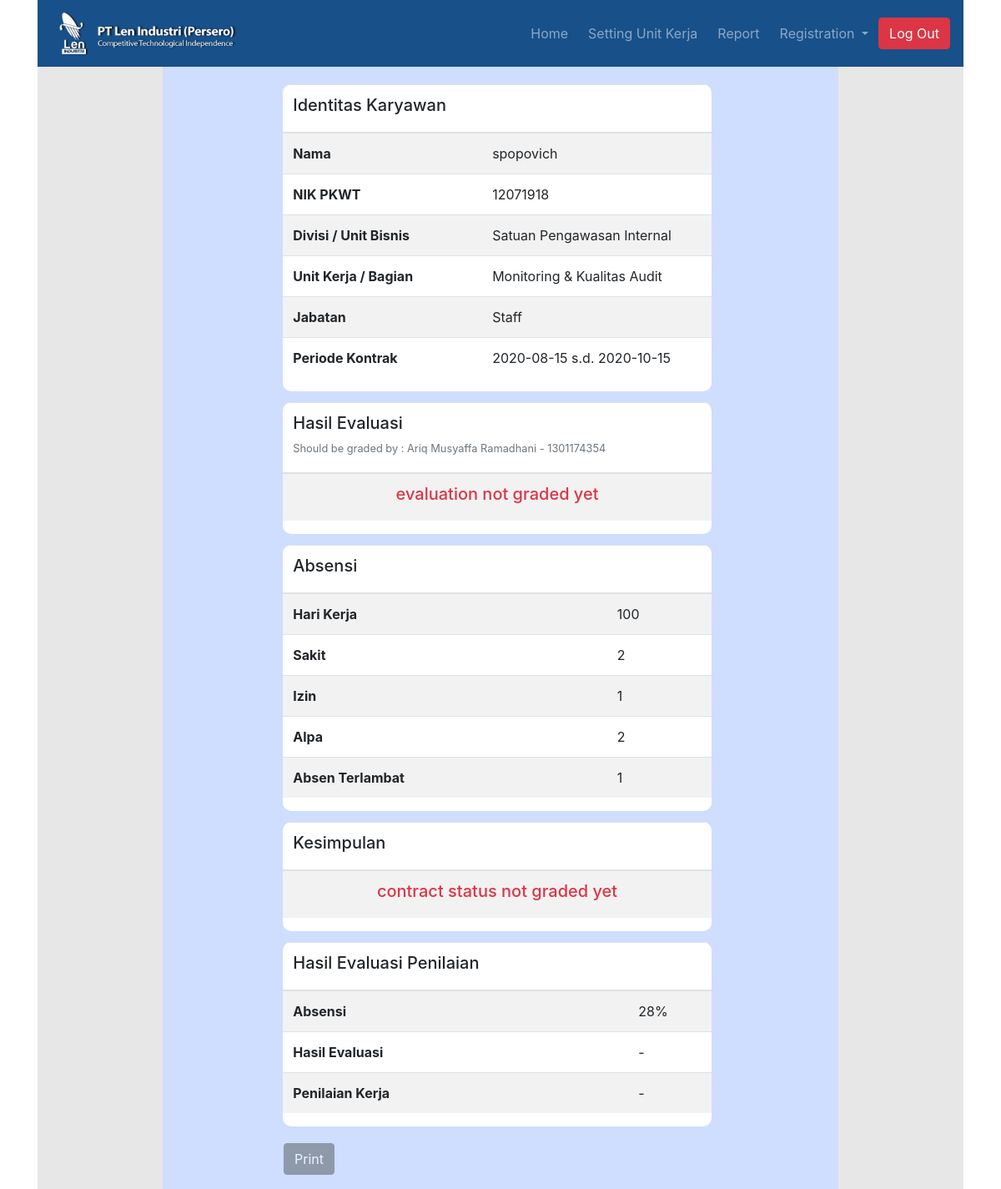
/C_detail_admin/index/82, run on the app's committed database.
### tables this page shows
CREATE TABLE `karyawan` (
  `id_karyawan` int(11) NOT NULL,
  `id_evaluasi` int(11) DEFAULT NULL,
  `id_absensi` int(11) NOT NULL,
  `nama` varchar(255) NOT NULL,
  `nik` int(10) NOT NULL,
  `divisi` varchar(255) NOT NULL,
  `jabatan` varchar(255) NOT NULL,
  `bagian` varchar(255) NOT NULL,
  `nilai_hasil` float NOT NULL,
  `end_periode` date NOT NULL,
  `start_periode` date NOT NULL,
  `status` varchar(255) NOT NULL,
  `alasan` varchar(255) DEFAULT NULL,
  `anggaran` varchar(255) DEFAULT NULL,
  `kode_pagu` varchar(255) DEFAULT NULL
);

CREATE TABLE `absensi` (
  `id_absensi` int(11) NOT NULL,
  `nik` int(10) NOT NULL,
  `sakit` float NOT NULL,
  `izin` float NOT NULL,
  `alpa` float NOT NULL,
  `periode` int(11) NOT NULL,
  `terlambat` float NOT NULL,
  `nilai_absen` float NOT NULL,
  `nilai_produktivitas` float NOT NULL
);

### application/views/admin/V_detail_admin.php (the view, shortened to what the rows shown need)
<!DOCTYPE html>
<html lang="en">
<head>
    <link rel="stylesheet" href="<?= base_url()?>/assets/css/bootstrap.min.css">
    <link rel="stylesheet" href="<?= base_url()?>/assets/style/style1.css">
</head>
<body>
    <div class="container">
        <div class="container" style="background-color: #E7E7E7;">
            <div class="container main_bgr_dash" style="width: 75%;">
                <div class="row">
                    <div class="col-md-12">
                        <div class="detail_area">
                            <table class="table table-striped">
                                <thead>
                                <tr>
                                    <th scope="col"><h5>Identitas Karyawan</h5></th>
                                    <th scope="col"></th>
                                </tr>
                                </thead>
                                <tbody>
                                <tr>
                                    <th scope="row">Nama</th>
                                    <td><?= $karyawan['nama']; ?></td>
                                </tr>
                                <tr>
                                    <th scope="row">NIK PKWT</th>
                                    <td><?= $karyawan['nik']; ?></td>
                                </tr>
                                <tr>
                                    <th scope="row">Divisi / Unit Bisnis</th>
                                    <td><?= $karyawan['divisi']; ?></td>
                                </tr>
                                <tr>
                                    <th scope="row">Unit Kerja / Bagian</th>
                                    <td><?= $karyawan['bagian']; ?></td>
                                </tr>
                                <tr>
                                    <th scope="row">Jabatan</th>
                                    <td><?= $karyawan['jabatan']; ?></td>
                                </tr>
                                <tr>
                                    <th scope="row">Periode Kontrak</th>
                                    <td><?= $karyawan['start_periode']; ?> s.d. <?= $karyawan['end_periode']; ?></td>
                                </tr>
                                </tbody>
                            </table>
                        </div>
                    </div>
                </div>
                <div class="row">
                    <div class="col-md-12">
                        <div class="detail_area">
                            <table class="table table-striped">
                                <thead>
                                <tr>
                                    <th scope="col">
                                    <h5>Hasil Evaluasi</h5>
                                    <h6 class="text-secondary">
                                        <?php if ($evaluasi['nilai_eval'] != -1) { ?>
                                            <small>
                                                Graded by : <?=  $evaluasi['nama_atasan'] ?> - <?=  $evaluasi['nik_atasan'] ?> <br> at <?=  $evaluasi['date_fill'] ?>
                                            </small>
                                        <?php } else { ?>
                                            <small>
                                                Should be graded by : <?=  $evaluasi['nama_atasan'] ?> - <?=  $evaluasi['nik_atasan'] ?>
                                            </small>
                                        <?php } ?>
                                    </h6>
                                    </th>
                                </tr>
                                </thead>
                            </table>
                        </div>
                    </div>
                </div>
                <div class="row">
                    <div class="col-md-12">
                        <div class="detail_area">
                            <table class="table table-striped">
                                <thead>
                                <tr>
                                    <th scope="col"><h5>Absensi</h5></th>
                                    <th scope="col"></th>
                                </tr>
                                </thead>
                                <tbody>
                                <tr>
                                    <th scope="row">Hari Kerja</th>
                                    <td><?= $absensi['periode']; ?></td>
                                </tr>
                                <tr>
                                    <th scope="row">Sakit</th>
                                    <td><?= $absensi['sakit']; ?></td>
                                </tr>
                                <tr>
                                    <th scope="row">Izin</th>
                                    <td><?= $absensi['izin']; ?></td>
                                </tr>
                                <tr>
                                    <th scope="row">Alpa</th>
                                    <td><?= $absensi['alpa']; ?></td>
                                </tr>
                                <tr>
                                    <th scope="row">Absen Terlambat</th>
                                    <td><?= $absensi['terlambat']; ?></td>
                                </tr>
                                </tbody>
                            </table>
                        </div>
                    </div>
                </div>
                <div class="row">
                    <div class="col-md-12">
                        <div class="detail_area">
                            <table class="table table-striped">
                                <thead>
                                <tr>
                                    <th scope="col"><h5>Kesimpulan</h5></th>
                                    <th scope="col"></th>
                                </tr>
                                </thead>
                            </table>
                        </div>
                    </div>
                </div>
                <div class="row">
                    <div class="col-md-12">
                        <div class="detail_area">
                            <table class="table table-striped">
                                <thead>
                                <tr>
                                    <th scope="col"><h5>Hasil Evaluasi Penilaian</h5></th>
                                    <th scope="col"></th>
                                </tr>
                                </thead>
                                <?php if ($evaluasi['nilai_eval'] != -1) { ?>
                                    <tbody>
                                        <tr>
                                            <th scope="row">Absensi</th>
                                            <td><?= $absensi['nilai_absen']; ?>%</td>
                                        </tr>
                                        <tr>
                                            <th scope="row">Hasil Evaluasi</th>
                                            <td><?= $evaluasi['nilai_eval']; ?>%</td>
                                        </tr>
                                        <tr>
                                            <th scope="row">Penilaian Kerja</th>
                                            <td><?= $karyawan['nilai_hasil']; ?>%</td>
                                        </tr>
                                    </tbody>
                                <?php } else { ?>
                                    <tbody>
                                        <tr>
                                            <th scope="row">Absensi</th>
                                            <td><?= $absensi['nilai_absen']; ?>%</td>
                                        </tr>
                                        <tr>
                                            <th scope="row">Hasil Evaluasi</th>
                                            <td>-</td>
                                        </tr>
                                        <tr>
                                            <th scope="row">Penilaian Kerja</th>
                                            <td>-</td>
                                        </tr>
                                    </tbody>
                                <?php } ?>
                            </table>
                        </div>
                    </div>
                </div>
            </div>
        </div>
</body>
</html>

### data on the page
karyawan: nama "spopovich", nik "12071918", divisi "Satuan Pengawasan Internal", bagian "Monitoring & Kualitas Audit", jabatan "Staff", start_periode "2020-08-15", end_periode "2020-10-15"
absensi: periode "100", sakit "2", izin "1", terlambat "1", nilai_absen "28"

### other printed values
$evaluasi['nama_atasan'] "Ariq Musyaffa Ramadhani"
$evaluasi['nik_atasan'] "1301174354"
